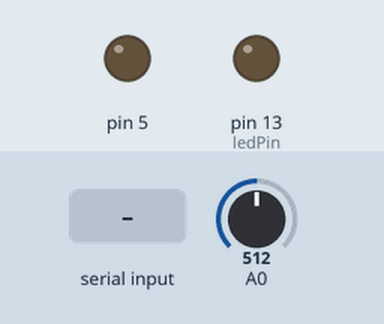
Simulated run of this sketch. Board: Arduino Uno, built with avr-gcc and run on an emulated ATmega328P. Parts: output pins drawn as LEDs (lit = HIGH). Inputs (shaded band) come from the test bench; at power-on: A0 = 512.

Above: at 1.2 s.
1.3 s: "1\n" received over Serial
At 2.2 s:
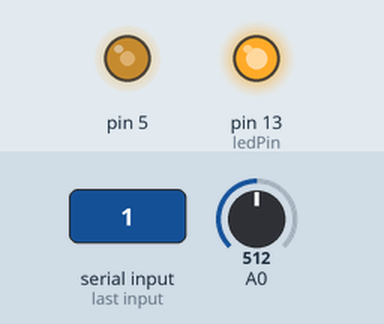
2.8 s: "30,150\n" received over Serial
At 5.7 s:
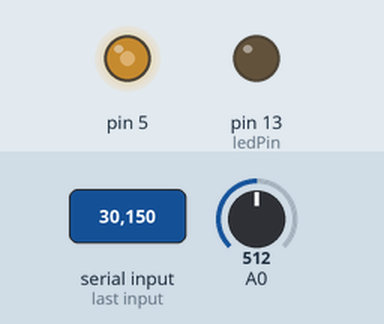
Timing chart, 0 to 8.8 s (numbered marks = the images above; inputs shaded):
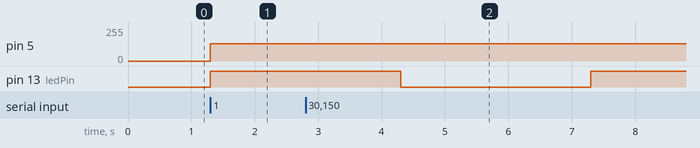

Measured:
- after the input at 1.3 s, pin 5: 0/255 → 128/255 at once; pin 13 (ledPin): LOW → HIGH at once
- after the input at 2.8 s, pin 13 (ledPin): HIGH → LOW after 1.5 s, → HIGH 3.0 s later

The sketch:

serialComDirection.ino
```cpp
const int ledPin = 13;
const int pmwPin1 = 2;
const int pwmPin2 = 3;
int PotiVal=0;
int PWM=0;

void setup()
{
 pinMode(ledPin, OUTPUT);
 pinMode(A0, INPUT);
 Serial.begin(9600);
}
void loop()
{


 if (Serial.available())
 {
  int num = Serial.read() - '0';
  {
    if(num == 1) {
      digitalWrite(ledPin, HIGH);
      digitalWrite(2, HIGH);
      digitalWrite(3, LOW);
      PotiVal = analogRead(A0);
      PWM= DutyCycle(PotiVal);
      analogWrite(5, PWM);
      delay(1000);
    }
    if (num == 2) {
      digitalWrite(ledPin, HIGH);
      digitalWrite(2, LOW);
      digitalWrite(3, HIGH);
      PotiVal = analogRead(A0);
      PWM= DutyCycle(PotiVal);
      analogWrite(5, PWM);
      delay(1000);
    }
    if (num == 3) {
      digitalWrite(ledPin, LOW);
      digitalWrite(2, LOW);
      digitalWrite(3, LOW);
    }
  }
 delay(1000);
}
}

int DutyCycle(int Val){
  const int Untergrenze=40; //20% Duty Cycle
  const int Obergrenze=140;  //50% Duty Cycle

  int backValue=0;

  //backValue = Untergrenze+(0.098*Val);
  backValue=Val/4;

  return backValue;
}
```
